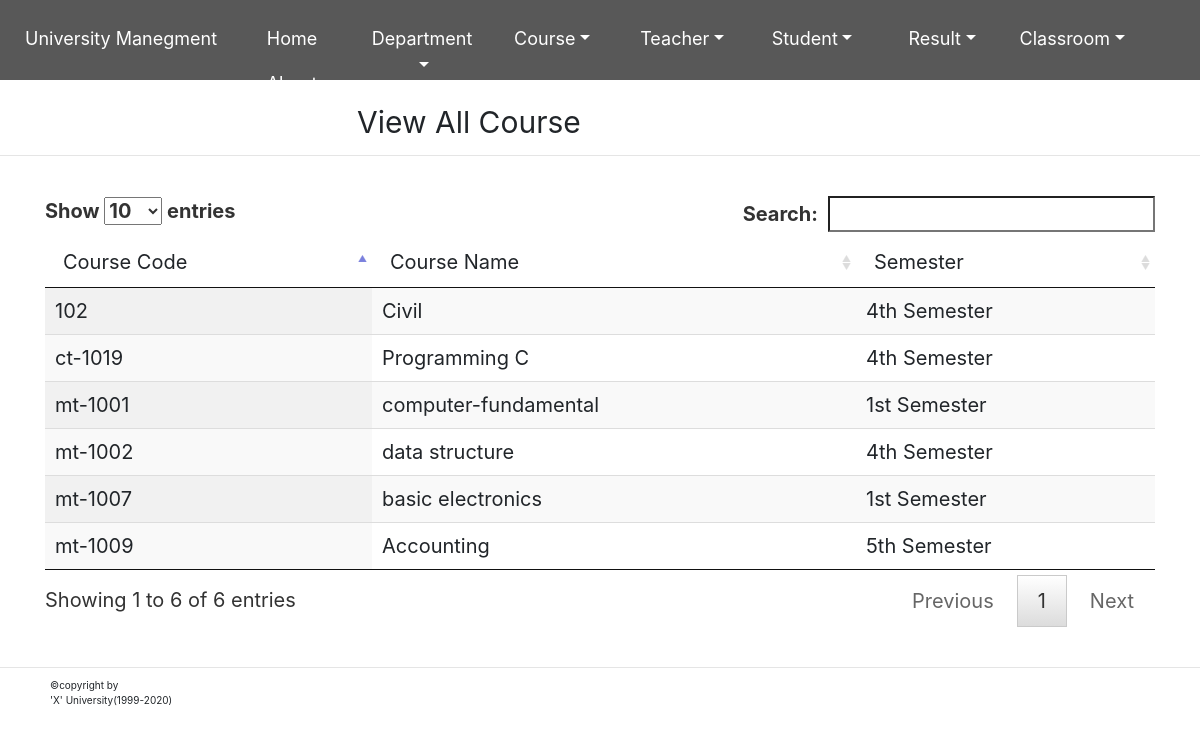
The app's page /viewCourse.php with its own data.
### tables this page shows
CREATE TABLE `savecourse` (
  `id` int(111) NOT NULL,
  `saveCourseCode` varchar(111) NOT NULL,
  `saveDptName` varchar(111) NOT NULL,
  `saveDptcredit` varchar(111) NOT NULL,
  `saveDptDes` varchar(111) NOT NULL,
  `dpt` varchar(111) NOT NULL,
  `semester` varchar(111) NOT NULL
);

### viewCourse.php (the view, shortened to what this page needs)
<?php include("index.php");
?>
<html>
<head>
</head>
<body>
<p class="viewDpt">View All Course</p>
<hr/>
<div class="container"  style="font-size: 20px;">
<br/>
<?php
	try{
		$con = new PDO ("mysql:host=localhost;dbname=universitym","root","");
		$select=$con->prepare("SELECT * FROM savecourse");
		$select->setFetchMode(PDO::FETCH_ASSOC);
		$select->execute();
			?>
<table id="table" class="display" width="100%">
    <thead>
<tr><td>Course Code</td>
<td>Course Name</td>
<td>Semester</td>
</tr>
    </thead>
    <tbody>
<?php while($p=$select->fetch()){?>
<tr><td><?php echo $p['saveCourseCode']?></td>
<td><?php echo $p['saveDptName']?></td>
<td><?php echo $p['semester']?></td>
</tr>
		<?php }
		echo "</tbody>";
		echo "</table>";
		}
		catch(PDOException $e)
				{echo "error" . $e->getMessage();
					}
	?>
<br/>
    </div>
<hr/>
<P class="foter">©copyright by<br/> 'X' University(1999-2020)</p>
</body>
</html>

### Index.php (shortened to what this page needs)
<!DOCTYPE html>
<html>
	<head>
			<link href="style.css" rel="stylesheet" />
			<link rel="stylesheet" href="assests/bootstrap/css/bootstrap.min.css">
			<link rel="stylesheet" href="assests/bootstrap/css/bootstrap-theme.min.css">
			<link rel="stylesheet" href="assests/font-awesome/css/font-awesome.min.css">
			<link rel="stylesheet" href="assests/plugins/datatables/jquery.dataTables.min.css">
			<link rel="stylesheet" href="assests/plugins/fileinput/css/fileinput.min.css">
            <link rel="stylesheet" href="css/bootstrap.css">
			<link rel="stylesheet" href="assests/jquery-ui/jquery-ui.min.css">
	</head>
	<body>
		<div class="navber">
		<div class="allA">
		<p style="float:left; padding:10px; font-size:18px;color:white;" >University Manegment</p>
		<ul>
		<li><a href="home.php">Home</a></li>
		<li class="dropdown">
		<a class="nav-link dropdown-toggle" data-toggle="dropdown" href="#" role="button" aria-haspopup="true" aria-expanded="false">Department</a>
		</li>
		<li class="dropdown">
		<a class="nav-link dropdown-toggle" data-toggle="dropdown" href="#" role="button" aria-haspopup="true" aria-expanded="false">Course</a>
		</li>
		<li class="dropdown">
		<a class="nav-link dropdown-toggle" data-toggle="dropdown" href="#" role="button" aria-haspopup="true" aria-expanded="false">Teacher</a>
		</li>
		<li class="dropdown">
		<a class="nav-link dropdown-toggle" data-toggle="dropdown" href="#" role="button" aria-haspopup="true" aria-expanded="false">Student</a>
		</li>
		<li class="dropdown">
		<a class="nav-link dropdown-toggle" data-toggle="dropdown" href="#" role="button" aria-haspopup="true" aria-expanded="false">Result</a>
		</li>
		<li class="dropdown">
		<a class="nav-link dropdown-toggle" data-toggle="dropdown" href="#" role="button" aria-haspopup="true" aria-expanded="false">Classroom</a>
		</li>
		<li><a href="">About</a></li>
		</ul>
		</div>
		</div>
	</body>
</html>

### style.css (style rules this page uses)
.navber { background:#585858;height:80px;width:100%; }
.allA { padding:15px; }
.allA ul { margin:0px;padding:0px;list-style:none; }
.allA ul li { float:left;width:130px; }
.allA ul li a { font-size:18px; padding:10px; text-decoration: none; display: block; text-align:center; height:45px; color:white; transition:0.8s; border-radius: 10px; }
.foter { margin-left:50px; }
.viewDpt { font-size:30px; margin-left:80px;margin-top:20px; }

### records on screen
savecourse: saveCourseCode "102", saveDptName "Civil", semester "4th Semester"
savecourse: saveCourseCode "mt-1001", saveDptName "computer-fundamental", semester "1st Semester"
savecourse: saveCourseCode "mt-1002", saveDptName "data structure", semester "4th Semester"
savecourse: saveCourseCode "mt-1007", saveDptName "basic electronics", semester "1st Semester"
savecourse: saveCourseCode "mt-1009", saveDptName "Accounting", semester "5th Semester"
savecourse: saveCourseCode "ct-1019", saveDptName "Programming C", semester "4th Semester"
